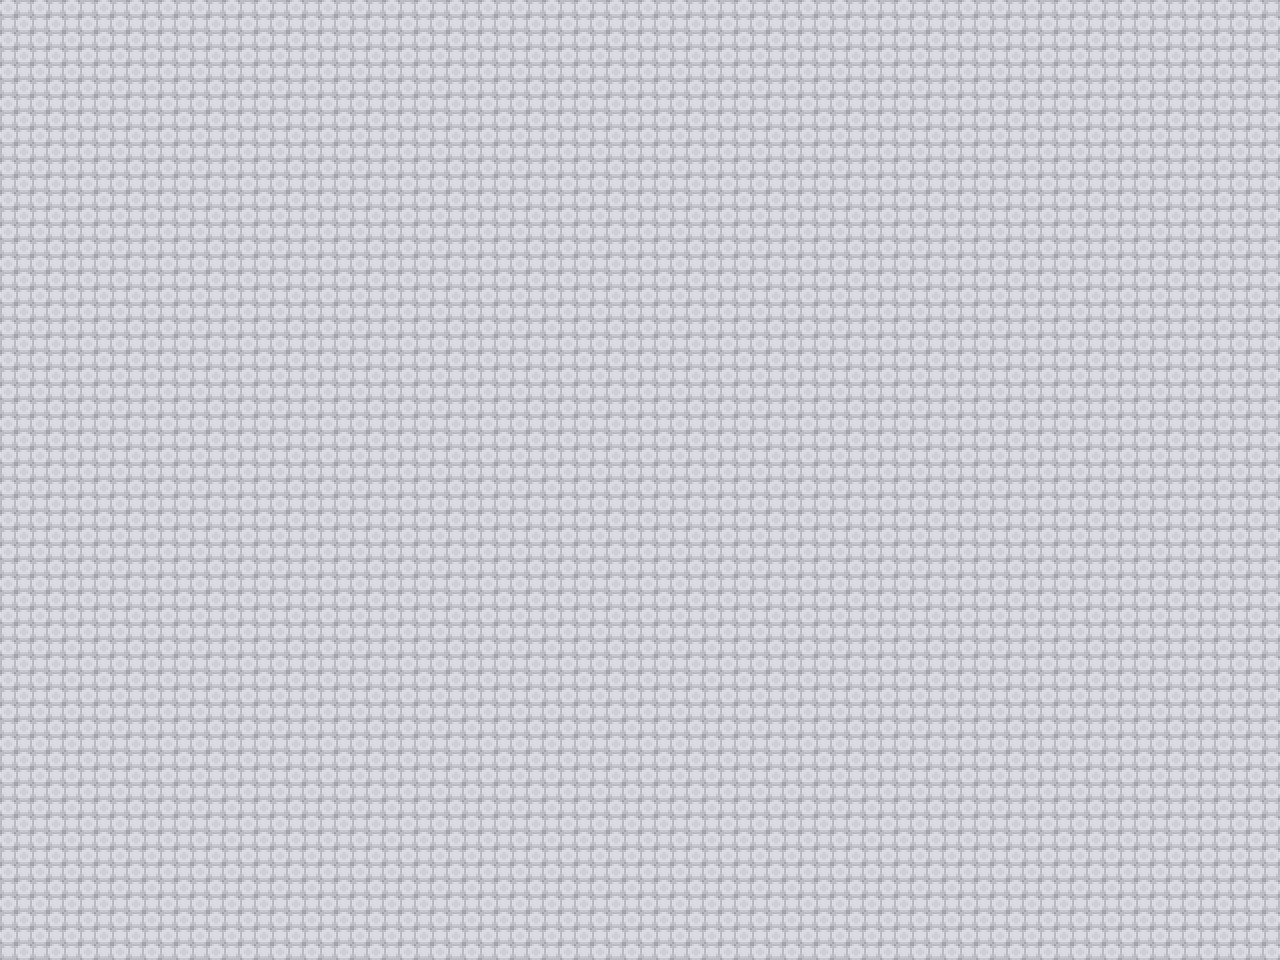

A 2D game scene composited from a Tiled map and its tileset images. What follows is a short description and the map's XML, with each tile layer's data collapsed to a summary:
An orthogonal 40x30 tile map with 32x32 px tiles, 9 tile layers (1_1, 1_deco_1, 2_2, 2_deco_2, ...), 5 tilesets.

<map version="1.10" tiledversion="1.11.2" orientation="orthogonal" renderorder="left-up" width="40" height="30" tilewidth="32" tileheight="32" infinite="0" nextlayerid="13" nextobjectid="1">
  <tileset firstgid="1" source="../Tilesets/00Home.tsx" />
  <tileset firstgid="4257" source="../Tilesets/systemtags.tsx" />
  <tileset firstgid="4385" source="../Tilesets/passages.tsx" />
  <tileset firstgid="4529" source="../Tilesets/terrain_tag.tsx" />
  <tileset firstgid="4545" source="../Tilesets/borders.tsx" />
  <layer id="1" name="1_1" width="40" height="30">
    <data>[1200 cells, 1200 non-empty, 1 distinct tile ids]</data>
  </layer>
  <layer id="2" name="1_deco_1" width="40" height="30">
    <data>[1200 cells, 0 non-empty, 0 distinct tile ids]</data>
  </layer>
  <group id="3" name="z = 0" />
  <layer id="4" name="2_2" width="40" height="30">
    <data>[1200 cells, 0 non-empty, 0 distinct tile ids]</data>
  </layer>
  <layer id="5" name="2_deco_2" width="40" height="30">
    <data>[1200 cells, 0 non-empty, 0 distinct tile ids]</data>
  </layer>
  <group id="6" name="z = 1" />
  <layer id="7" name="3_3" width="40" height="30">
    <data>[1200 cells, 0 non-empty, 0 distinct tile ids]</data>
  </layer>
  <layer id="8" name="3_deco_3" width="40" height="30">
    <data>[1200 cells, 0 non-empty, 0 distinct tile ids]</data>
  </layer>
  <group id="9" name="z = 2" />
  <layer id="10" name="terrain_tags" width="40" height="30">
    <data>[1200 cells, 0 non-empty, 0 distinct tile ids]</data>
  </layer>
  <layer id="11" name="systemtags" width="40" height="30">
    <data>[1200 cells, 0 non-empty, 0 distinct tile ids]</data>
  </layer>
  <layer id="12" name="passages" width="40" height="30">
    <data>[1200 cells, 0 non-empty, 0 distinct tile ids]</data>
  </layer>
  <group id="13" name="info" />
</map>
